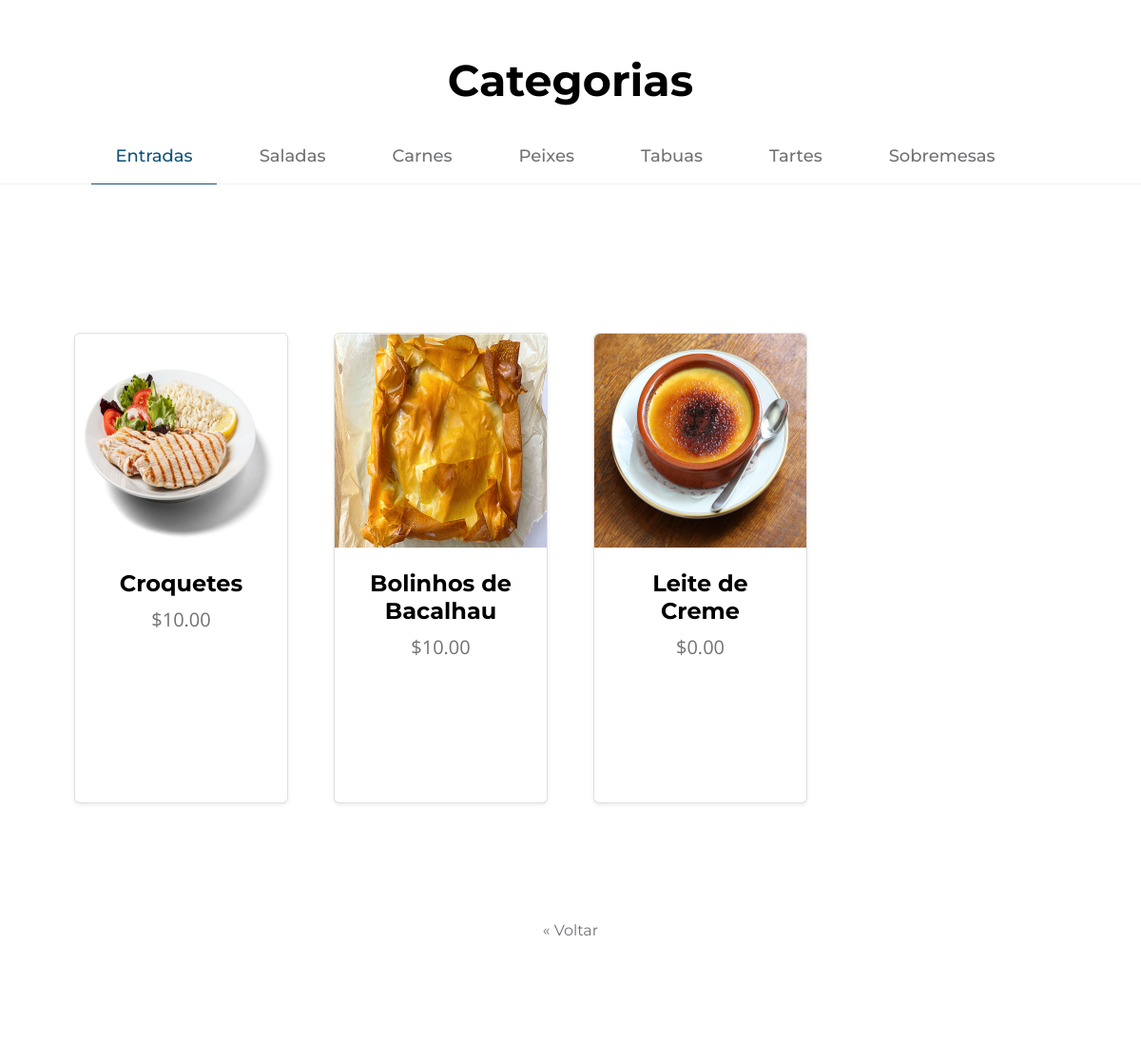
Before: /?page=5 (middle part) with the older database file.
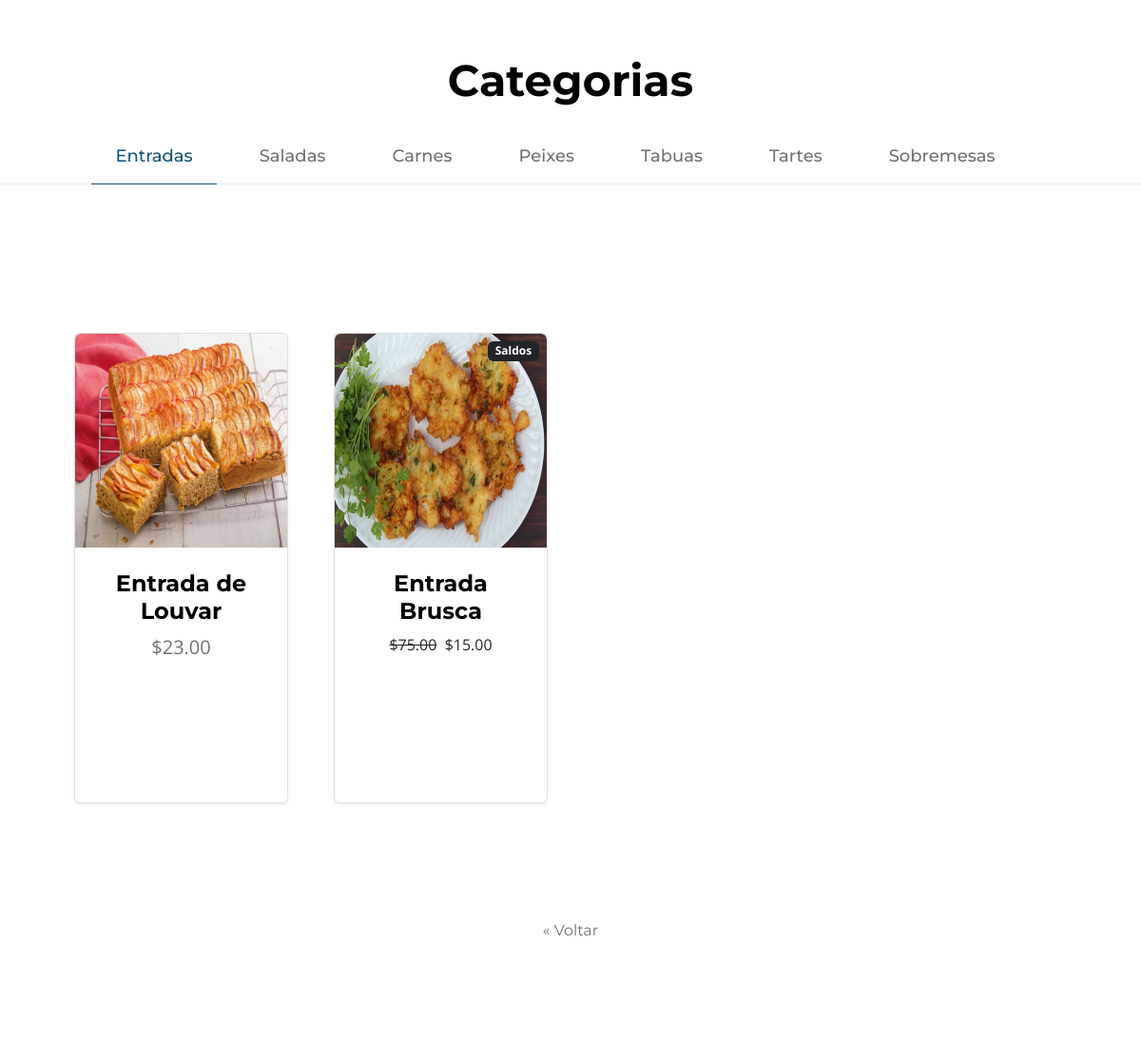
After: the same page with the newer database file.
### loja/models.py (models this page shows, shortened)
class Category(models.Model):
	name = models.CharField(max_length=50)
	class Meta:
		verbose_name_plural = 'categories'

class Product(models.Model):
	name = models.CharField(max_length=100)
	price = models.DecimalField(default=0, decimal_places=2, max_digits=6)
	category = models.ForeignKey(Category, on_delete=models.CASCADE, default=1)
	description = models.CharField(max_length=250, default='', blank=True, null=True)
	image = models.ImageField(upload_to='uploads/product/')
	is_sale = models.BooleanField(default=False)
	sale_price = models.DecimalField(default=0, decimal_places=2, max_digits=6)

### loja/views.py (the view)
# urls.py: path('', views.home, name='home'),
def home(request):
    desired_order = ['Entradas', 'Saladas', 'Carnes', 'Peixes', 'Tabuas', 'Tartes', 'Sobremesas']
    categories = sorted(
        Category.objects.all(),
        key=lambda x: desired_order.index(x.name) if x.name in desired_order else len(desired_order)
    )
    category_id = request.GET.get('category')
    products = Product.objects.filter(category_id=category_id) if category_id else Product.objects.all()
    p = Paginator(products, 4)
    page = request.GET.get('page', 1)
    try:
        product_page = p.page(page)
    except PageNotAnInteger:
        product_page = p.page(1)
    except EmptyPage:
        product_page = p.page(p.num_pages)
    if request.headers.get('x-requested-with') == 'XMLHttpRequest':
        html = render_to_string('partials/product_list.html', {'product_page': product_page})
        return JsonResponse({'html': html})
    return render(request, 'home.html', {
        'categories': categories,
        'product_page': product_page
    })

### carrinho/cart.py (called while the page is built)
	def __len__(self):
		return len(self.cart)

### carrinho/context_processors.py (called while the page is built)
def cart(request):
	return {'cart': Cart(request)}

### loja/templates/home.html (shortened to what this page needs)
{% extends 'base.html' %}
{% load static %}
{% block content %}
<section class="explore-section section-padding" id="section_2">
    <div class="container">
        <div class="row">
            <div class="col-12 text-center">
                <h2 class="mb-4">Categorias</h2>
            </div>
        </div>
    </div>
    <div class="container-fluid position-relative">
        <div class="row">
            <ul class="nav nav-tabs" id="myTab" role="tablist">
                {% for category in categories %}
                    <li class="nav-item" role="presentation">
                        <button class="nav-link {% if forloop.first %}active{% endif %}"
                                id="{{ category.name|slugify }}-tab"
                                data-category="{{ category.id }}"
                                type="button"
                                role="tab">
                            {{ category.name }}
                        </button>
                    </li>
                {% endfor %}
            </ul>
        </div>
    </div>
    <section class="explore-section section-padding" id="section_3">
        <div id="product-container" class="container px-4 px-lg-5 mt-3">
            {% include 'partials/product_list.html' %}
        </div>
    </section>
{% endblock %}

### loja/templates/partials/product_list.html (shortened to what this page needs)
<div class="row gx-4 gx-lg-5 row-cols-1 row-cols-md-2 row-cols-lg-3 row-cols-xl-4">
    {% for product in product_page %}
        <div class="col mb-5">
            <div class="cartao-food h-100">
                {% if product.is_sale %}
                    <div class="badge bg-dark text-white position-absolute"
                        style="top: 0.5rem; right: 0.5rem">
                        Saldos
                    </div>
                {% endif %}
                <img class="cartao-food-img" src="{{ product.image.url }}" alt="Product image" />
                <div class="cartao-food-body p-4">
                    <div class="text-center">
                        <h5 class="cartao-food-title fw-bolder">{{ product.name }}</h5>
                        {% if product.is_sale %}
                            <strike>${{ product.price }}</strike> &nbsp;${{ product.sale_price }}
                        {% else %}
                            <p class="cartao-food-price">${{ product.price }}</p>
                        {% endif %}
                    </div>
                </div>
                <div class="cartao-food-footer p-4 pt-0 border-top-0 bg-transparent">
                </div>
            </div>
        </div>
    {% endfor %}
</div>
<div class="d-flex justify-content-center mt-4">
    <div class="pagination">
        {% if product_page.has_previous %}
            <a href="?page={{ product_page.previous_page_number }}" class="page-link">&laquo; Voltar</a>
        {% endif %}
    </div>
</div>

Changed rows visible on the page:
no longer on this page (row unchanged): Product: image (picture), name "Croquetes", price "10.00"
no longer on this page (row unchanged): Product: image (picture), name "Bolinhos de Bacalhau", price "10.00"
no longer on this page (row unchanged): Product: image (picture), name "Leite de Creme", price "0.00"
added Product: image (picture), name "Entrada de Louvar", price "23.00"
added Product: is_sale "Saldos", image (picture), name "Entrada Brusca", price "75.00", sale_price "15.00"
